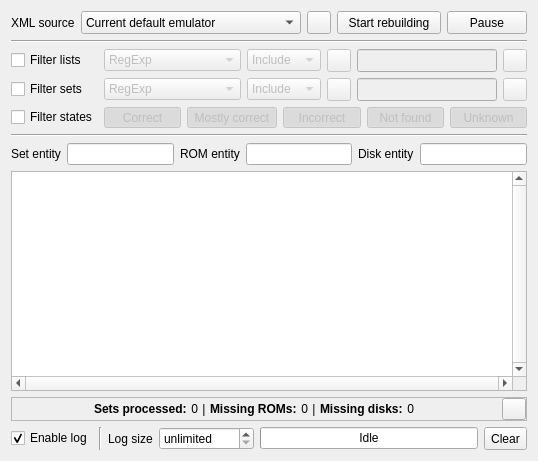
<?xml version="1.0" encoding="UTF-8"?>
<ui version="4.0">
 <class>CollectionRebuilder</class>
 <widget class="QWidget" name="CollectionRebuilder">
  <property name="geometry">
   <rect>
    <x>0</x>
    <y>0</y>
    <width>538</width>
    <height>461</height>
   </rect>
  </property>
  <property name="windowTitle">
   <string>ROM Collection Rebuilder</string>
  </property>
  <layout class="QGridLayout" name="gridLayout">
   <item row="0" column="0">
    <widget class="QLabel" name="labelXmlSource">
     <property name="sizePolicy">
      <sizepolicy hsizetype="Fixed" vsizetype="Preferred">
       <horstretch>0</horstretch>
       <verstretch>0</verstretch>
      </sizepolicy>
     </property>
     <property name="text">
      <string>XML source</string>
     </property>
    </widget>
   </item>
   <item row="0" column="1">
    <widget class="QComboBox" name="comboBoxXmlSource">
     <property name="sizePolicy">
      <sizepolicy hsizetype="MinimumExpanding" vsizetype="Minimum">
       <horstretch>0</horstretch>
       <verstretch>0</verstretch>
      </sizepolicy>
     </property>
     <property name="toolTip">
      <string>Select XML source</string>
     </property>
     <item>
      <property name="text">
       <string>Current default emulator</string>
      </property>
     </item>
     <item>
      <property name="text">
       <string>Select XML file...</string>
      </property>
     </item>
    </widget>
   </item>
   <item row="3" column="0" colspan="3">
    <widget class="QFrame" name="frameEntities">
     <layout class="QGridLayout" name="gridLayoutFrameEnitities">
      <property name="margin">
       <number>0</number>
      </property>
      <item row="1" column="1">
       <widget class="QLineEdit" name="lineEditSetEntity">
        <property name="toolTip">
         <string>Entity name that defines a 'set'</string>
        </property>
       </widget>
      </item>
      <item row="1" column="3">
       <widget class="QLineEdit" name="lineEditRomEntity">
        <property name="toolTip">
         <string>Entity name that defines a 'rom'</string>
        </property>
       </widget>
      </item>
      <item row="1" column="0">
       <widget class="QLabel" name="labelSetEntity">
        <property name="text">
         <string>Set entity</string>
        </property>
       </widget>
      </item>
      <item row="1" column="4">
       <widget class="QLabel" name="labelDiskEntity">
        <property name="toolTip">
         <string>Entity name that defines a 'disk'</string>
        </property>
        <property name="text">
         <string>Disk entity</string>
        </property>
       </widget>
      </item>
      <item row="1" column="5">
       <widget class="QLineEdit" name="lineEditDiskEntity">
        <property name="toolTip">
         <string>Entity name that defines a 'disk'</string>
        </property>
       </widget>
      </item>
      <item row="1" column="2">
       <widget class="QLabel" name="labelRomEntity">
        <property name="text">
         <string>ROM entity</string>
        </property>
       </widget>
      </item>
      <item row="0" column="0" colspan="6">
       <widget class="Line" name="line2">
        <property name="orientation">
         <enum>Qt::Horizontal</enum>
        </property>
       </widget>
      </item>
     </layout>
    </widget>
   </item>
   <item row="4" column="0" colspan="3">
    <widget class="QPlainTextEdit" name="plainTextEditLog">
     <property name="verticalScrollBarPolicy">
      <enum>Qt::ScrollBarAlwaysOn</enum>
     </property>
     <property name="horizontalScrollBarPolicy">
      <enum>Qt::ScrollBarAlwaysOn</enum>
     </property>
     <property name="lineWrapMode">
      <enum>QPlainTextEdit::NoWrap</enum>
     </property>
     <property name="readOnly">
      <bool>true</bool>
     </property>
    </widget>
   </item>
   <item row="6" column="0" colspan="3">
    <layout class="QHBoxLayout" name="horizontalLayout2">
     <item>
      <widget class="QCheckBox" name="checkBoxEnableLog">
       <property name="toolTip">
        <string>Enable log output</string>
       </property>
       <property name="text">
        <string>Enable log</string>
       </property>
       <property name="checked">
        <bool>true</bool>
       </property>
      </widget>
     </item>
     <item>
      <widget class="Line" name="line">
       <property name="orientation">
        <enum>Qt::Vertical</enum>
       </property>
      </widget>
     </item>
     <item>
      <widget class="QLabel" name="labelMaxLogSize">
       <property name="text">
        <string>Log size</string>
       </property>
      </widget>
     </item>
     <item>
      <widget class="QSpinBox" name="spinBoxMaxLogSize">
       <property name="toolTip">
        <string>Maximum number of lines in log (0 = no limit)</string>
       </property>
       <property name="specialValueText">
        <string>unlimited</string>
       </property>
       <property name="suffix">
        <string> lines</string>
       </property>
       <property name="minimum">
        <number>0</number>
       </property>
       <property name="maximum">
        <number>999999</number>
       </property>
       <property name="singleStep">
        <number>100</number>
       </property>
       <property name="value">
        <number>0</number>
       </property>
      </widget>
     </item>
     <item>
      <widget class="QProgressBar" name="progressBar">
       <property name="toolTip">
        <string>Rebuild progress indicator</string>
       </property>
       <property name="value">
        <number>0</number>
       </property>
       <property name="format">
        <string>Idle</string>
       </property>
      </widget>
     </item>
     <item>
      <widget class="QToolButton" name="toolButtonClear">
       <property name="sizePolicy">
        <sizepolicy hsizetype="Fixed" vsizetype="Minimum">
         <horstretch>0</horstretch>
         <verstretch>0</verstretch>
        </sizepolicy>
       </property>
       <property name="toolTip">
        <string>Clear log</string>
       </property>
       <property name="text">
        <string>Clear</string>
       </property>
      </widget>
     </item>
    </layout>
   </item>
   <item row="0" column="2">
    <layout class="QHBoxLayout" name="horizontalLayout1">
     <item>
      <widget class="QToolButton" name="toolButtonRemoveXmlSource">
       <property name="sizePolicy">
        <sizepolicy hsizetype="Fixed" vsizetype="Minimum">
         <horstretch>0</horstretch>
         <verstretch>0</verstretch>
        </sizepolicy>
       </property>
       <property name="toolTip">
        <string>Remove the current XML source from the list</string>
       </property>
       <property name="icon">
        <iconset resource="qmc2.qrc">
         <normaloff>:/data/img/broom.png</normaloff>:/data/img/broom.png</iconset>
       </property>
      </widget>
     </item>
     <item>
      <widget class="QPushButton" name="pushButtonStartStop">
       <property name="sizePolicy">
        <sizepolicy hsizetype="MinimumExpanding" vsizetype="Minimum">
         <horstretch>0</horstretch>
         <verstretch>0</verstretch>
        </sizepolicy>
       </property>
       <property name="toolTip">
        <string>Start / stop rebuilding</string>
       </property>
       <property name="text">
        <string>Start rebuilding</string>
       </property>
       <property name="icon">
        <iconset resource="qmc2.qrc">
         <normaloff>:/data/img/refresh.png</normaloff>:/data/img/refresh.png</iconset>
       </property>
      </widget>
     </item>
     <item>
      <widget class="QPushButton" name="pushButtonPauseResume">
       <property name="sizePolicy">
        <sizepolicy hsizetype="Minimum" vsizetype="Minimum">
         <horstretch>0</horstretch>
         <verstretch>0</verstretch>
        </sizepolicy>
       </property>
       <property name="toolTip">
        <string>Pause / resume rebuilding</string>
       </property>
       <property name="text">
        <string>Pause</string>
       </property>
       <property name="icon">
        <iconset resource="qmc2.qrc">
         <normaloff>:/data/img/time.png</normaloff>:/data/img/time.png</iconset>
       </property>
      </widget>
     </item>
    </layout>
   </item>
   <item row="5" column="0" colspan="3">
    <widget class="QFrame" name="frameRebuildStatus">
     <property name="frameShape">
      <enum>QFrame::StyledPanel</enum>
     </property>
     <property name="frameShadow">
      <enum>QFrame::Sunken</enum>
     </property>
     <layout class="QGridLayout" name="gridLayoutFrameRebuildStatus">
      <property name="margin">
       <number>0</number>
      </property>
      <item row="0" column="0">
       <widget class="QLabel" name="labelRebuildStatus">
        <property name="toolTip">
         <string>Rebuild statistics</string>
        </property>
        <property name="text">
         <string notr="true">&lt;center&gt;&lt;table border=&quot;0&quot; cellpadding=&quot;0&quot; cellspacing=&quot;4&quot;&gt;&lt;tr&gt;
&lt;td nowrap width=&quot;16.5%&quot; align=&quot;left&quot;&gt;&lt;b&gt;Sets processed:&lt;/b&gt;&lt;/td&gt;&lt;td nowrap width=&quot;16.5%&quot; align=&quot;right&quot;&gt;0&lt;/td&gt;
&lt;td nowrap align=&quot;center&quot;&gt;|&lt;/td&gt;
&lt;td nowrap width=&quot;16.5%&quot; align=&quot;left&quot;&gt;&lt;b&gt;Missing ROMs:&lt;/b&gt;&lt;/td&gt;&lt;td nowrap width=&quot;16.5%&quot; align=&quot;right&quot;&gt;0&lt;/td&gt;
&lt;td nowrap align=&quot;center&quot;&gt;|&lt;/td&gt;
&lt;td nowrap width=&quot;16.5%&quot; align=&quot;left&quot;&gt;&lt;b&gt;Missing disks:&lt;/b&gt;&lt;/td&gt;&lt;td nowrap width=&quot;16.5%&quot; align=&quot;right&quot;&gt;0&lt;/td&gt;
&lt;/tr&gt;&lt;/table&gt;&lt;/center&gt;</string>
        </property>
       </widget>
      </item>
      <item row="0" column="1">
       <widget class="QToolButton" name="toolButtonViewMissingList">
        <property name="sizePolicy">
         <sizepolicy hsizetype="Fixed" vsizetype="Ignored">
          <horstretch>0</horstretch>
          <verstretch>0</verstretch>
         </sizepolicy>
        </property>
        <property name="toolTip">
         <string>Show / hide list of missing dumps</string>
        </property>
        <property name="icon">
         <iconset resource="qmc2.qrc">
          <normaloff>:/data/img/detail.png</normaloff>:/data/img/detail.png</iconset>
        </property>
       </widget>
      </item>
     </layout>
    </widget>
   </item>
   <item row="1" column="0" colspan="3">
    <widget class="Line" name="line1">
     <property name="orientation">
      <enum>Qt::Horizontal</enum>
     </property>
    </widget>
   </item>
   <item row="2" column="0" colspan="3">
    <layout class="QGridLayout" name="gridLayoutFilters">
     <item row="0" column="0">
      <widget class="QCheckBox" name="checkBoxFilterExpressionSoftwareLists">
       <property name="toolTip">
        <string>Enable the use of a Qt regular expression that a software-list's name has to match in order to be processed</string>
       </property>
       <property name="text">
        <string>Filter lists</string>
       </property>
      </widget>
     </item>
     <item row="0" column="1">
      <widget class="QComboBox" name="comboBoxFilterSyntaxSoftwareLists">
       <property name="enabled">
        <bool>false</bool>
       </property>
       <property name="toolTip">
        <string>Choose the regular expression syntax</string>
       </property>
       <item>
        <property name="text">
         <string notr="true">RegExp</string>
        </property>
       </item>
       <item>
        <property name="text">
         <string notr="true">RegExp2</string>
        </property>
       </item>
       <item>
        <property name="text">
         <string notr="true">Wildcard</string>
        </property>
       </item>
       <item>
        <property name="text">
         <string notr="true">WildcardUnix</string>
        </property>
       </item>
       <item>
        <property name="text">
         <string notr="true">FixedString</string>
        </property>
       </item>
       <item>
        <property name="text">
         <string notr="true">W3CXmlSchema11</string>
        </property>
       </item>
      </widget>
     </item>
     <item row="0" column="2">
      <widget class="QComboBox" name="comboBoxFilterTypeSoftwareLists">
       <property name="enabled">
        <bool>false</bool>
       </property>
       <property name="toolTip">
        <string>Select the filter type (include / exclude filter)</string>
       </property>
       <item>
        <property name="text">
         <string>Include</string>
        </property>
       </item>
       <item>
        <property name="text">
         <string>Exclude</string>
        </property>
       </item>
      </widget>
     </item>
     <item row="0" column="4">
      <widget class="QLineEdit" name="lineEditFilterExpressionSoftwareLists">
       <property name="enabled">
        <bool>false</bool>
       </property>
       <property name="sizePolicy">
        <sizepolicy hsizetype="Expanding" vsizetype="Minimum">
         <horstretch>0</horstretch>
         <verstretch>0</verstretch>
        </sizepolicy>
       </property>
       <property name="toolTip">
        <string>Specify a Qt regular expression that a software-list's name has to match in order to be processed</string>
       </property>
      </widget>
     </item>
     <item row="0" column="5">
      <widget class="QToolButton" name="toolButtonClearFilterExpressionSoftwareLists">
       <property name="enabled">
        <bool>false</bool>
       </property>
       <property name="sizePolicy">
        <sizepolicy hsizetype="Fixed" vsizetype="Minimum">
         <horstretch>0</horstretch>
         <verstretch>0</verstretch>
        </sizepolicy>
       </property>
       <property name="toolTip">
        <string>Clear filter expression</string>
       </property>
       <property name="icon">
        <iconset resource="qmc2.qrc">
         <normaloff>:/data/img/broom.png</normaloff>:/data/img/broom.png</iconset>
       </property>
      </widget>
     </item>
     <item row="1" column="0">
      <widget class="QCheckBox" name="checkBoxFilterExpression">
       <property name="toolTip">
        <string>Enable the use of a Qt regular expression that a set's ID has to match in order to be processed</string>
       </property>
       <property name="text">
        <string>Filter sets</string>
       </property>
      </widget>
     </item>
     <item row="1" column="1">
      <widget class="QComboBox" name="comboBoxFilterSyntax">
       <property name="enabled">
        <bool>false</bool>
       </property>
       <property name="toolTip">
        <string>Choose the regular expression syntax</string>
       </property>
       <item>
        <property name="text">
         <string notr="true">RegExp</string>
        </property>
       </item>
       <item>
        <property name="text">
         <string notr="true">RegExp2</string>
        </property>
       </item>
       <item>
        <property name="text">
         <string notr="true">Wildcard</string>
        </property>
       </item>
       <item>
        <property name="text">
         <string notr="true">WildcardUnix</string>
        </property>
       </item>
       <item>
        <property name="text">
         <string notr="true">FixedString</string>
        </property>
       </item>
       <item>
        <property name="text">
         <string notr="true">W3CXmlSchema11</string>
        </property>
       </item>
      </widget>
     </item>
     <item row="1" column="2">
      <widget class="QComboBox" name="comboBoxFilterType">
       <property name="enabled">
        <bool>false</bool>
       </property>
       <property name="toolTip">
        <string>Select the filter type (include / exclude filter)</string>
       </property>
       <item>
        <property name="text">
         <string>Include</string>
        </property>
       </item>
       <item>
        <property name="text">
         <string>Exclude</string>
        </property>
       </item>
      </widget>
     </item>
     <item row="1" column="4">
      <widget class="QLineEdit" name="lineEditFilterExpression">
       <property name="enabled">
        <bool>false</bool>
       </property>
       <property name="sizePolicy">
        <sizepolicy hsizetype="Expanding" vsizetype="Minimum">
         <horstretch>0</horstretch>
         <verstretch>0</verstretch>
        </sizepolicy>
       </property>
       <property name="toolTip">
        <string>Specify a Qt regular expression that a set's ID has to match in order to be processed</string>
       </property>
      </widget>
     </item>
     <item row="1" column="5">
      <widget class="QToolButton" name="toolButtonClearFilterExpression">
       <property name="enabled">
        <bool>false</bool>
       </property>
       <property name="sizePolicy">
        <sizepolicy hsizetype="Fixed" vsizetype="Minimum">
         <horstretch>0</horstretch>
         <verstretch>0</verstretch>
        </sizepolicy>
       </property>
       <property name="toolTip">
        <string>Clear filter expression</string>
       </property>
       <property name="icon">
        <iconset resource="qmc2.qrc">
         <normaloff>:/data/img/broom.png</normaloff>:/data/img/broom.png</iconset>
       </property>
      </widget>
     </item>
     <item row="2" column="0">
      <widget class="QCheckBox" name="checkBoxFilterStates">
       <property name="toolTip">
        <string>Enable state filtering (a set is included when its state is checked here)</string>
       </property>
       <property name="text">
        <string>Filter states</string>
       </property>
      </widget>
     </item>
     <item row="2" column="1" colspan="5">
      <layout class="QHBoxLayout" name="horizontalLayout3">
       <item>
        <widget class="QToolButton" name="toolButtonStateC">
         <property name="enabled">
          <bool>false</bool>
         </property>
         <property name="sizePolicy">
          <sizepolicy hsizetype="Preferred" vsizetype="Minimum">
           <horstretch>0</horstretch>
           <verstretch>0</verstretch>
          </sizepolicy>
         </property>
         <property name="toolTip">
          <string>Include sets with state C (correct)?</string>
         </property>
         <property name="text">
          <string>Correct</string>
         </property>
         <property name="icon">
          <iconset resource="qmc2.qrc">
           <normaloff>:/data/img/sphere_green.png</normaloff>:/data/img/sphere_green.png</iconset>
         </property>
         <property name="checkable">
          <bool>true</bool>
         </property>
         <property name="checked">
          <bool>true</bool>
         </property>
         <property name="toolButtonStyle">
          <enum>Qt::ToolButtonTextBesideIcon</enum>
         </property>
        </widget>
       </item>
       <item>
        <widget class="QToolButton" name="toolButtonStateM">
         <property name="enabled">
          <bool>false</bool>
         </property>
         <property name="sizePolicy">
          <sizepolicy hsizetype="Preferred" vsizetype="Minimum">
           <horstretch>0</horstretch>
           <verstretch>0</verstretch>
          </sizepolicy>
         </property>
         <property name="toolTip">
          <string>Include sets with state M (mostly correct)?</string>
         </property>
         <property name="text">
          <string>Mostly correct</string>
         </property>
         <property name="icon">
          <iconset resource="qmc2.qrc">
           <normaloff>:/data/img/sphere_yellowgreen.png</normaloff>:/data/img/sphere_yellowgreen.png</iconset>
         </property>
         <property name="checkable">
          <bool>true</bool>
         </property>
         <property name="checked">
          <bool>true</bool>
         </property>
         <property name="toolButtonStyle">
          <enum>Qt::ToolButtonTextBesideIcon</enum>
         </property>
        </widget>
       </item>
       <item>
        <widget class="QToolButton" name="toolButtonStateI">
         <property name="enabled">
          <bool>false</bool>
         </property>
         <property name="sizePolicy">
          <sizepolicy hsizetype="Preferred" vsizetype="Minimum">
           <horstretch>0</horstretch>
           <verstretch>0</verstretch>
          </sizepolicy>
         </property>
         <property name="toolTip">
          <string>Include sets with state I (incorrect)?</string>
         </property>
         <property name="text">
          <string>Incorrect</string>
         </property>
         <property name="icon">
          <iconset resource="qmc2.qrc">
           <normaloff>:/data/img/sphere_red.png</normaloff>:/data/img/sphere_red.png</iconset>
         </property>
         <property name="checkable">
          <bool>true</bool>
         </property>
         <property name="checked">
          <bool>true</bool>
         </property>
         <property name="toolButtonStyle">
          <enum>Qt::ToolButtonTextBesideIcon</enum>
         </property>
        </widget>
       </item>
       <item>
        <widget class="QToolButton" name="toolButtonStateN">
         <property name="enabled">
          <bool>false</bool>
         </property>
         <property name="sizePolicy">
          <sizepolicy hsizetype="Preferred" vsizetype="Minimum">
           <horstretch>0</horstretch>
           <verstretch>0</verstretch>
          </sizepolicy>
         </property>
         <property name="toolTip">
          <string>Include sets with state N (not found)?</string>
         </property>
         <property name="text">
          <string>Not found</string>
         </property>
         <property name="icon">
          <iconset resource="qmc2.qrc">
           <normaloff>:/data/img/sphere_grey.png</normaloff>:/data/img/sphere_grey.png</iconset>
         </property>
         <property name="checkable">
          <bool>true</bool>
         </property>
         <property name="checked">
          <bool>true</bool>
         </property>
         <property name="toolButtonStyle">
          <enum>Qt::ToolButtonTextBesideIcon</enum>
         </property>
        </widget>
       </item>
       <item>
        <widget class="QToolButton" name="toolButtonStateU">
         <property name="enabled">
          <bool>false</bool>
         </property>
         <property name="sizePolicy">
          <sizepolicy hsizetype="Preferred" vsizetype="Minimum">
           <horstretch>0</horstretch>
           <verstretch>0</verstretch>
          </sizepolicy>
         </property>
         <property name="toolTip">
          <string>Include sets with state U (unknown)?</string>
         </property>
         <property name="text">
          <string>Unknown</string>
         </property>
         <property name="icon">
          <iconset resource="qmc2.qrc">
           <normaloff>:/data/img/sphere_blue.png</normaloff>:/data/img/sphere_blue.png</iconset>
         </property>
         <property name="checkable">
          <bool>true</bool>
         </property>
         <property name="checked">
          <bool>true</bool>
         </property>
         <property name="toolButtonStyle">
          <enum>Qt::ToolButtonTextBesideIcon</enum>
         </property>
        </widget>
       </item>
      </layout>
     </item>
     <item row="0" column="3">
      <widget class="QToolButton" name="toolButtonExactMatchSoftwareLists">
       <property name="enabled">
        <bool>false</bool>
       </property>
       <property name="sizePolicy">
        <sizepolicy hsizetype="Fixed" vsizetype="Minimum">
         <horstretch>0</horstretch>
         <verstretch>0</verstretch>
        </sizepolicy>
       </property>
       <property name="toolTip">
        <string>Exact match</string>
       </property>
       <property name="icon">
        <iconset resource="qmc2.qrc">
         <normaloff>:/data/img/yes.png</normaloff>:/data/img/yes.png</iconset>
       </property>
       <property name="checkable">
        <bool>true</bool>
       </property>
      </widget>
     </item>
     <item row="1" column="3">
      <widget class="QToolButton" name="toolButtonExactMatch">
       <property name="enabled">
        <bool>false</bool>
       </property>
       <property name="sizePolicy">
        <sizepolicy hsizetype="Fixed" vsizetype="Minimum">
         <horstretch>0</horstretch>
         <verstretch>0</verstretch>
        </sizepolicy>
       </property>
       <property name="toolTip">
        <string>Exact match</string>
       </property>
       <property name="icon">
        <iconset resource="qmc2.qrc">
         <normaloff>:/data/img/yes.png</normaloff>:/data/img/yes.png</iconset>
       </property>
       <property name="checkable">
        <bool>true</bool>
       </property>
      </widget>
     </item>
    </layout>
   </item>
  </layout>
 </widget>
 <tabstops>
  <tabstop>comboBoxXmlSource</tabstop>
  <tabstop>toolButtonRemoveXmlSource</tabstop>
  <tabstop>pushButtonStartStop</tabstop>
  <tabstop>pushButtonPauseResume</tabstop>
  <tabstop>checkBoxFilterExpressionSoftwareLists</tabstop>
  <tabstop>comboBoxFilterSyntaxSoftwareLists</tabstop>
  <tabstop>comboBoxFilterTypeSoftwareLists</tabstop>
  <tabstop>toolButtonExactMatchSoftwareLists</tabstop>
  <tabstop>lineEditFilterExpressionSoftwareLists</tabstop>
  <tabstop>toolButtonClearFilterExpressionSoftwareLists</tabstop>
  <tabstop>checkBoxFilterExpression</tabstop>
  <tabstop>comboBoxFilterSyntax</tabstop>
  <tabstop>comboBoxFilterType</tabstop>
  <tabstop>toolButtonExactMatch</tabstop>
  <tabstop>lineEditFilterExpression</tabstop>
  <tabstop>toolButtonClearFilterExpression</tabstop>
  <tabstop>checkBoxFilterStates</tabstop>
  <tabstop>toolButtonStateC</tabstop>
  <tabstop>toolButtonStateM</tabstop>
  <tabstop>toolButtonStateI</tabstop>
  <tabstop>toolButtonStateN</tabstop>
  <tabstop>toolButtonStateU</tabstop>
  <tabstop>lineEditSetEntity</tabstop>
  <tabstop>lineEditRomEntity</tabstop>
  <tabstop>lineEditDiskEntity</tabstop>
  <tabstop>plainTextEditLog</tabstop>
  <tabstop>toolButtonViewMissingList</tabstop>
  <tabstop>checkBoxEnableLog</tabstop>
  <tabstop>spinBoxMaxLogSize</tabstop>
  <tabstop>toolButtonClear</tabstop>
 </tabstops>
 <resources>
  <include location="qmc2.qrc"/>
 </resources>
 <connections>
  <connection>
   <sender>toolButtonClear</sender>
   <signal>clicked()</signal>
   <receiver>plainTextEditLog</receiver>
   <slot>clear()</slot>
   <hints>
    <hint type="sourcelabel">
     <x>532</x>
     <y>455</y>
    </hint>
    <hint type="destinationlabel">
     <x>350</x>
     <y>329</y>
    </hint>
   </hints>
  </connection>
  <connection>
   <sender>toolButtonClearFilterExpression</sender>
   <signal>clicked()</signal>
   <receiver>lineEditFilterExpression</receiver>
   <slot>clear()</slot>
   <hints>
    <hint type="sourcelabel">
     <x>532</x>
     <y>96</y>
    </hint>
    <hint type="destinationlabel">
     <x>420</x>
     <y>96</y>
    </hint>
   </hints>
  </connection>
  <connection>
   <sender>toolButtonClearFilterExpressionSoftwareLists</sender>
   <signal>clicked()</signal>
   <receiver>lineEditFilterExpressionSoftwareLists</receiver>
   <slot>clear()</slot>
   <hints>
    <hint type="sourcelabel">
     <x>532</x>
     <y>67</y>
    </hint>
    <hint type="destinationlabel">
     <x>419</x>
     <y>56</y>
    </hint>
   </hints>
  </connection>
  <connection>
   <sender>checkBoxFilterExpressionSoftwareLists</sender>
   <signal>toggled(bool)</signal>
   <receiver>comboBoxFilterSyntaxSoftwareLists</receiver>
   <slot>setEnabled(bool)</slot>
   <hints>
    <hint type="sourcelabel">
     <x>57</x>
     <y>54</y>
    </hint>
    <hint type="destinationlabel">
     <x>122</x>
     <y>53</y>
    </hint>
   </hints>
  </connection>
  <connection>
   <sender>checkBoxFilterExpressionSoftwareLists</sender>
   <signal>toggled(bool)</signal>
   <receiver>comboBoxFilterTypeSoftwareLists</receiver>
   <slot>setEnabled(bool)</slot>
   <hints>
    <hint type="sourcelabel">
     <x>49</x>
     <y>60</y>
    </hint>
    <hint type="destinationlabel">
     <x>224</x>
     <y>60</y>
    </hint>
   </hints>
  </connection>
  <connection>
   <sender>checkBoxFilterExpressionSoftwareLists</sender>
   <signal>toggled(bool)</signal>
   <receiver>lineEditFilterExpressionSoftwareLists</receiver>
   <slot>setEnabled(bool)</slot>
   <hints>
    <hint type="sourcelabel">
     <x>56</x>
     <y>55</y>
    </hint>
    <hint type="destinationlabel">
     <x>502</x>
     <y>67</y>
    </hint>
   </hints>
  </connection>
  <connection>
   <sender>checkBoxFilterExpressionSoftwareLists</sender>
   <signal>toggled(bool)</signal>
   <receiver>toolButtonClearFilterExpressionSoftwareLists</receiver>
   <slot>setEnabled(bool)</slot>
   <hints>
    <hint type="sourcelabel">
     <x>38</x>
     <y>53</y>
    </hint>
    <hint type="destinationlabel">
     <x>532</x>
     <y>67</y>
    </hint>
   </hints>
  </connection>
  <connection>
   <sender>checkBoxFilterExpression</sender>
   <signal>toggled(bool)</signal>
   <receiver>comboBoxFilterSyntax</receiver>
   <slot>setEnabled(bool)</slot>
   <hints>
    <hint type="sourcelabel">
     <x>37</x>
     <y>85</y>
    </hint>
    <hint type="destinationlabel">
     <x>106</x>
     <y>85</y>
    </hint>
   </hints>
  </connection>
  <connection>
   <sender>checkBoxFilterExpression</sender>
   <signal>toggled(bool)</signal>
   <receiver>comboBoxFilterType</receiver>
   <slot>setEnabled(bool)</slot>
   <hints>
    <hint type="sourcelabel">
     <x>48</x>
     <y>86</y>
    </hint>
    <hint type="destinationlabel">
     <x>285</x>
     <y>94</y>
    </hint>
   </hints>
  </connection>
  <connection>
   <sender>checkBoxFilterExpression</sender>
   <signal>toggled(bool)</signal>
   <receiver>lineEditFilterExpression</receiver>
   <slot>setEnabled(bool)</slot>
   <hints>
    <hint type="sourcelabel">
     <x>33</x>
     <y>80</y>
    </hint>
    <hint type="destinationlabel">
     <x>347</x>
     <y>89</y>
    </hint>
   </hints>
  </connection>
  <connection>
   <sender>checkBoxFilterExpression</sender>
   <signal>toggled(bool)</signal>
   <receiver>toolButtonClearFilterExpression</receiver>
   <slot>setEnabled(bool)</slot>
   <hints>
    <hint type="sourcelabel">
     <x>22</x>
     <y>85</y>
    </hint>
    <hint type="destinationlabel">
     <x>532</x>
     <y>96</y>
    </hint>
   </hints>
  </connection>
  <connection>
   <sender>checkBoxFilterStates</sender>
   <signal>toggled(bool)</signal>
   <receiver>toolButtonStateC</receiver>
   <slot>setEnabled(bool)</slot>
   <hints>
    <hint type="sourcelabel">
     <x>64</x>
     <y>111</y>
    </hint>
    <hint type="destinationlabel">
     <x>103</x>
     <y>116</y>
    </hint>
   </hints>
  </connection>
  <connection>
   <sender>checkBoxFilterStates</sender>
   <signal>toggled(bool)</signal>
   <receiver>toolButtonStateM</receiver>
   <slot>setEnabled(bool)</slot>
   <hints>
    <hint type="sourcelabel">
     <x>10</x>
     <y>114</y>
    </hint>
    <hint type="destinationlabel">
     <x>275</x>
     <y>126</y>
    </hint>
   </hints>
  </connection>
  <connection>
   <sender>checkBoxFilterStates</sender>
   <signal>toggled(bool)</signal>
   <receiver>toolButtonStateI</receiver>
   <slot>setEnabled(bool)</slot>
   <hints>
    <hint type="sourcelabel">
     <x>14</x>
     <y>113</y>
    </hint>
    <hint type="destinationlabel">
     <x>358</x>
     <y>126</y>
    </hint>
   </hints>
  </connection>
  <connection>
   <sender>checkBoxFilterStates</sender>
   <signal>toggled(bool)</signal>
   <receiver>toolButtonStateN</receiver>
   <slot>setEnabled(bool)</slot>
   <hints>
    <hint type="sourcelabel">
     <x>11</x>
     <y>116</y>
    </hint>
    <hint type="destinationlabel">
     <x>445</x>
     <y>126</y>
    </hint>
   </hints>
  </connection>
  <connection>
   <sender>checkBoxFilterStates</sender>
   <signal>toggled(bool)</signal>
   <receiver>toolButtonStateU</receiver>
   <slot>setEnabled(bool)</slot>
   <hints>
    <hint type="sourcelabel">
     <x>10</x>
     <y>111</y>
    </hint>
    <hint type="destinationlabel">
     <x>531</x>
     <y>126</y>
    </hint>
   </hints>
  </connection>
  <connection>
   <sender>checkBoxFilterExpressionSoftwareLists</sender>
   <signal>toggled(bool)</signal>
   <receiver>toolButtonExactMatchSoftwareLists</receiver>
   <slot>setEnabled(bool)</slot>
   <hints>
    <hint type="sourcelabel">
     <x>14</x>
     <y>51</y>
    </hint>
    <hint type="destinationlabel">
     <x>298</x>
     <y>54</y>
    </hint>
   </hints>
  </connection>
  <connection>
   <sender>checkBoxFilterExpression</sender>
   <signal>toggled(bool)</signal>
   <receiver>toolButtonExactMatch</receiver>
   <slot>setEnabled(bool)</slot>
   <hints>
    <hint type="sourcelabel">
     <x>61</x>
     <y>78</y>
    </hint>
    <hint type="destinationlabel">
     <x>300</x>
     <y>83</y>
    </hint>
   </hints>
  </connection>
 </connections>
</ui>
